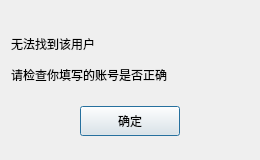
<?xml version="1.0" encoding="UTF-8"?>
<ui version="4.0">
 <class>FindFailDlg</class>
 <widget class="QDialog" name="FindFailDlg">
  <property name="geometry">
   <rect>
    <x>0</x>
    <y>0</y>
    <width>260</width>
    <height>160</height>
   </rect>
  </property>
  <property name="minimumSize">
   <size>
    <width>260</width>
    <height>160</height>
   </size>
  </property>
  <property name="maximumSize">
   <size>
    <width>260</width>
    <height>160</height>
   </size>
  </property>
  <property name="windowTitle">
   <string>Dialog</string>
  </property>
  <layout class="QGridLayout" name="gridLayout">
   <item row="0" column="0">
    <spacer name="verticalSpacer">
     <property name="orientation">
      <enum>Qt::Vertical</enum>
     </property>
     <property name="sizeType">
      <enum>QSizePolicy::Fixed</enum>
     </property>
     <property name="sizeHint" stdset="0">
      <size>
       <width>20</width>
       <height>20</height>
      </size>
     </property>
    </spacer>
   </item>
   <item row="1" column="0">
    <widget class="QLabel" name="fail_tip">
     <property name="minimumSize">
      <size>
       <width>0</width>
       <height>25</height>
      </size>
     </property>
     <property name="maximumSize">
      <size>
       <width>16777215</width>
       <height>25</height>
      </size>
     </property>
     <property name="text">
      <string>无法找到该用户</string>
     </property>
    </widget>
   </item>
   <item row="2" column="0">
    <widget class="QLabel" name="fail_tip2">
     <property name="minimumSize">
      <size>
       <width>0</width>
       <height>25</height>
      </size>
     </property>
     <property name="maximumSize">
      <size>
       <width>16777215</width>
       <height>25</height>
      </size>
     </property>
     <property name="text">
      <string>请检查你填写的账号是否正确</string>
     </property>
    </widget>
   </item>
   <item row="3" column="0">
    <widget class="QWidget" name="widget" native="true">
     <layout class="QHBoxLayout" name="horizontalLayout">
      <item>
       <widget class="ClickedBtn" name="fail_sure_btn">
        <property name="minimumSize">
         <size>
          <width>100</width>
          <height>30</height>
         </size>
        </property>
        <property name="maximumSize">
         <size>
          <width>100</width>
          <height>30</height>
         </size>
        </property>
        <property name="text">
         <string>确定</string>
        </property>
       </widget>
      </item>
     </layout>
    </widget>
   </item>
  </layout>
 </widget>
 <customwidgets>
  <customwidget>
   <class>ClickedBtn</class>
   <extends>QPushButton</extends>
   <header>clickedbtn.h</header>
  </customwidget>
 </customwidgets>
 <resources/>
 <connections/>
</ui>
